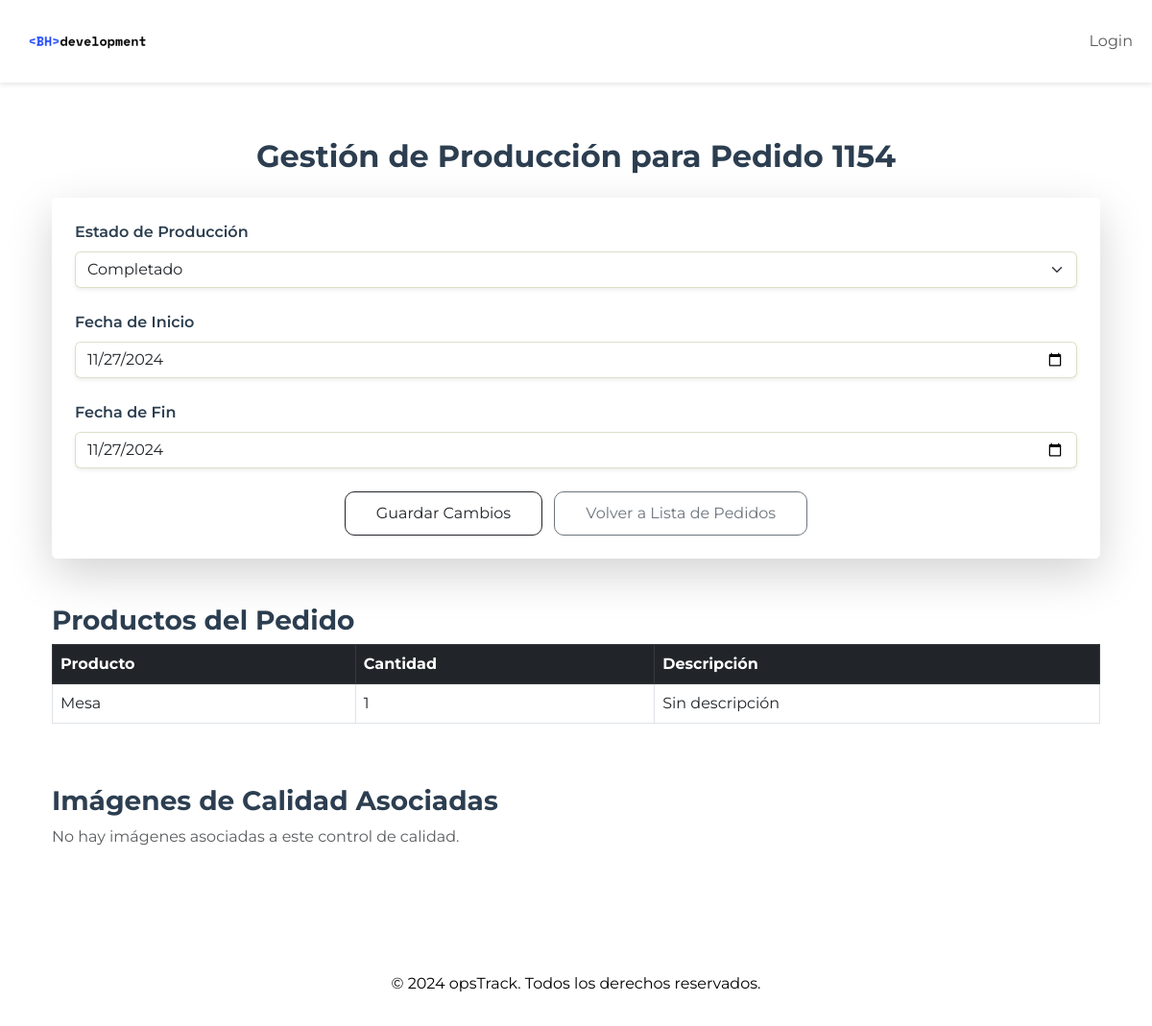
The app's page /produccion/produccion/654/ with its own data.
### produccion/models.py (models this page shows, shortened)
class Produccion(models.Model):
    pedido = models.ForeignKey(Pedido, on_delete=models.CASCADE)
    estado_produccion = models.CharField(
        max_length=20,
        choices=[('Asignado', 'Asignado'), ('En proceso', 'En proceso'), ('Completado', 'Completado')],
        default='Asignado',
    )
    fecha_inicio = models.DateField(blank=True, null=True)
    fecha_fin = models.DateField(blank=True, null=True)
    modified_by = models.ForeignKey(settings.AUTH_USER_MODEL, null=True, blank=True, on_delete=models.SET_NULL)

class Pedido(models.Model):
    fecha_pedido = models.DateField(auto_now_add=True)
    cliente = models.ForeignKey(Cliente, on_delete=models.CASCADE)
    estado_pedido = models.CharField(
        max_length=20,
        choices=[('Pendiente', 'Pendiente'), ('En proceso', 'En proceso'), ('Completado', 'Completado')],
        default='Pendiente',
    )
    realizado_por = models.ForeignKey(settings.AUTH_USER_MODEL, null=True, blank=True, on_delete=models.SET_NULL)

class PedidoProducto(models.Model):
    pedido = models.ForeignKey(Pedido, on_delete=models.CASCADE, related_name='pedido_productos')
    producto = models.ForeignKey(Producto, on_delete=models.CASCADE)
    cantidad = models.PositiveIntegerField()

class Producto(models.Model):
    nombre_producto = models.CharField(max_length=255)
    tipo_producto = models.CharField(
        max_length=50,
        choices=[('Mueble', 'Mueble'), ('Componente', 'Componente'), ('Accesorio', 'Accesorio')],
    )
    precio_unitario = models.DecimalField(max_digits=10, decimal_places=2)
    tipo_material = models.ForeignKey(Inventario, on_delete=models.CASCADE)
    cantidad_material = models.PositiveIntegerField()
    descripcion = models.TextField(blank=True, null=True)  # Nuevo campo

### produccion/views.py (the view, shortened to what this page needs)
# urls.py: path('produccion/<int:pk>/', views.GestionProduccionView.as_view(), name='gestion_produccion'),
class GestionProduccionView(View):
    template_name = 'produccion/gestion_produccion.html'
    def get(self, request, pk):
        produccion = get_object_or_404(Produccion, pk=pk)
        calidad = Calidad.objects.filter(produccion=produccion).first()
        imagenes_calidad = calidad.imagenes.all() if calidad else []
        productos = produccion.pedido.pedido_productos.select_related('producto')
        context = {
            'produccion': produccion,
            'imagenes_calidad': imagenes_calidad,
            'productos': productos,  # Agregamos los productos al contexto
        }
        return render(request, self.template_name, context)

### produccion/templates/produccion/gestion_produccion.html (shortened to what this page needs)
{% extends "produccion/base.html" %}
{% block content %}
<div class="container my-5">
    <div class="text-center mb-4">
        <h2 class="fw-bold" style="color: #2C3E50;">Gestión de Producción para Pedido {{ produccion.pedido.id }}</h2>
    </div>
    <form method="post" action="{% url 'produccion:gestion_produccion' produccion.id %}" class="rounded shadow-lg p-4" style="background-color: rgba(255, 255, 255, 0.8); backdrop-filter: blur(5px);">
        <div class="mb-4">
            <label for="estado_produccion" class="form-label fw-semibold" style="color: #2C3E50;">Estado de Producción</label>
            <select class="form-select shadow-sm" id="estado_produccion" name="estado_produccion" style="background-color: rgba(255, 255, 255, 0.8); border: 1px solid rgba(190, 192, 146, 0.5);">
                <option value="Completado" {% if produccion.estado_produccion == "Completado" %}selected{% endif %}>Completado</option>
            </select>
        </div>
        <div class="mb-4">
            <label for="fecha_inicio" class="form-label fw-semibold" style="color: #2C3E50;">Fecha de Inicio</label>
            <input type="date" class="form-control shadow-sm" id="fecha_inicio" name="fecha_inicio" value="{{ produccion.fecha_inicio|date:'Y-m-d' }}" style="background-color: rgba(255, 255, 255, 0.8); border: 1px solid rgba(190, 192, 146, 0.5);">
        </div>
        <div class="mb-4">
            <label for="fecha_fin" class="form-label fw-semibold" style="color: #2C3E50;">Fecha de Fin</label>
            <input type="date" class="form-control shadow-sm" id="fecha_fin" name="fecha_fin" value="{{ produccion.fecha_fin|date:'Y-m-d' }}" style="background-color: rgba(255, 255, 255, 0.8); border: 1px solid rgba(190, 192, 146, 0.5);">
        </div>
        <div class="text-center">
            <button type="submit" class="btn btn-outline-dark" style="padding: 0.6rem 2rem; border-radius: 10px;">
                Guardar Cambios
            </button>
            <a href="{% url 'produccion:lista_pedidos' %}" class="btn btn-outline-secondary ms-2" style="padding: 0.6rem 2rem; border-radius: 10px;">
                Volver a Lista de Pedidos
            </a>
        </div>
    </form>
    <div class="mt-5">
        <h3 class="fw-bold" style="color: #2C3E50;">Productos del Pedido</h3>
        <div class="table-responsive">
            <table class="table table-bordered align-middle">
                <thead class="table-dark">
                    <tr>
                        <th scope="col">Producto</th>
                        <th scope="col">Cantidad</th>
                        <th scope="col">Descripción</th>
                    </tr>
                </thead>
                <tbody>
                    {% for pedido_producto in productos %}
                    <tr>
                        <td>{{ pedido_producto.producto.nombre_producto }}</td>
                        <td>{{ pedido_producto.cantidad }}</td>
                        <td>{{ pedido_producto.producto.descripcion|default:"Sin descripción" }}</td>
                    </tr>
                    {% endfor %}
                </tbody>
            </table>
        </div>
    </div>
    <div class="mt-5">
        <h3 class="fw-bold" style="color: #2C3E50;">Imágenes de Calidad Asociadas</h3>
        <div class="row">
            {% if imagenes_calidad %}
                {% for imagen in imagenes_calidad %}
                    <div class="col-md-4 mb-4">
                        <div class="card shadow-sm">
                            <a href="#" data-bs-toggle="modal" data-bs-target="#modalImagen{{ imagen.id }}">
                                <img src="{{ imagen.imagen.url }}" class="card-img-top" alt="{{ imagen.descripcion|default:'Imagen de Calidad' }}" style="max-height: 200px; object-fit: cover;">
                            </a>
                            <div class="card-body">
                                <p class="card-text">{{ imagen.descripcion|default:"Sin descripción" }}</p>
                            </div>
                        </div>
                    </div>
                    <div class="modal fade" id="modalImagen{{ imagen.id }}" tabindex="-1" aria-labelledby="modalImagenLabel{{ imagen.id }}" aria-hidden="true">
                        <div class="modal-dialog modal-dialog-centered">
                            <div class="modal-content">
                                <div class="modal-header">
                                    <h5 class="modal-title" id="modalImagenLabel{{ imagen.id }}">Imagen de Calidad</h5>
                                    <button type="button" class="btn-close" data-bs-dismiss="modal" aria-label="Close"></button>
                                </div>
                                <div class="modal-body text-center">
                                    <img src="{{ imagen.imagen.url }}" class="img-fluid" alt="{{ imagen.descripcion|default:'Imagen de Calidad' }}">
                                    <p class="mt-2">{{ imagen.descripcion|default:"Sin descripción" }}</p>
                                </div>
                                <div class="modal-footer">
                                    <button type="button" class="btn btn-secondary" data-bs-dismiss="modal">Cerrar</button>
                                </div>
                            </div>
                        </div>
                    </div>
                {% endfor %}
            {% else %}
                <div class="col-12">
                    <p class="text-muted">No hay imágenes asociadas a este control de calidad.</p>
                </div>
            {% endif %}
        </div>
    </div>
</div>
{% endblock %}

### produccion/templates/produccion/base.html (style rules this page uses)
body { font-family: 'Montserrat', sans-serif; display: flex; flex-direction: column; min-height: 100vh; }

### records on screen
Produccion: pedido.id "1154", estado_produccion "Completado", fecha_inicio "11/27/2024", fecha_fin "11/27/2024"
PedidoProducto: producto.nombre_producto "Mesa", cantidad "1", producto.descripcion "Sin descripción"
